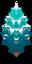

Below is a game level as drawn by its tile map, then a one-line description and the .tmx file that defines it, in full:
An orthogonal 1x2 tile map with 32x32 px tiles, 2 tile layers (0, 10).

<map orientation="orthogonal" width="1" height="2" tilewidth="32" tileheight="32"><properties /><tileset firstgid="1" name="default" tilewidth="0" tileheight="0"><properties /><tile id="1"><image source="tree.small.09.0.0.10.png" width="32" height="32" /><properties><property name="wall" value="true" type="bool" /><property name="object" value="tree" type="string" /><property name="season" value="winter" type="string" /><property name="biome" value="forest" type="string" /></properties></tile><tile id="2"><image source="tree.small.09.0.1.0.png" width="32" height="32" /><properties><property name="wall" value="true" type="bool" /><property name="season" value="winter" type="string" /><property name="biome" value="forest" type="string" /><property name="object" value="tree" type="string" /></properties></tile></tileset><layer id="1" width="1" height="2" name="0"><properties /><data encoding="csv" compression="">
0,
3
</data></layer><layer id="2" width="1" height="2" name="10"><properties /><data encoding="csv" compression="">
2,
0
</data></layer></map>
